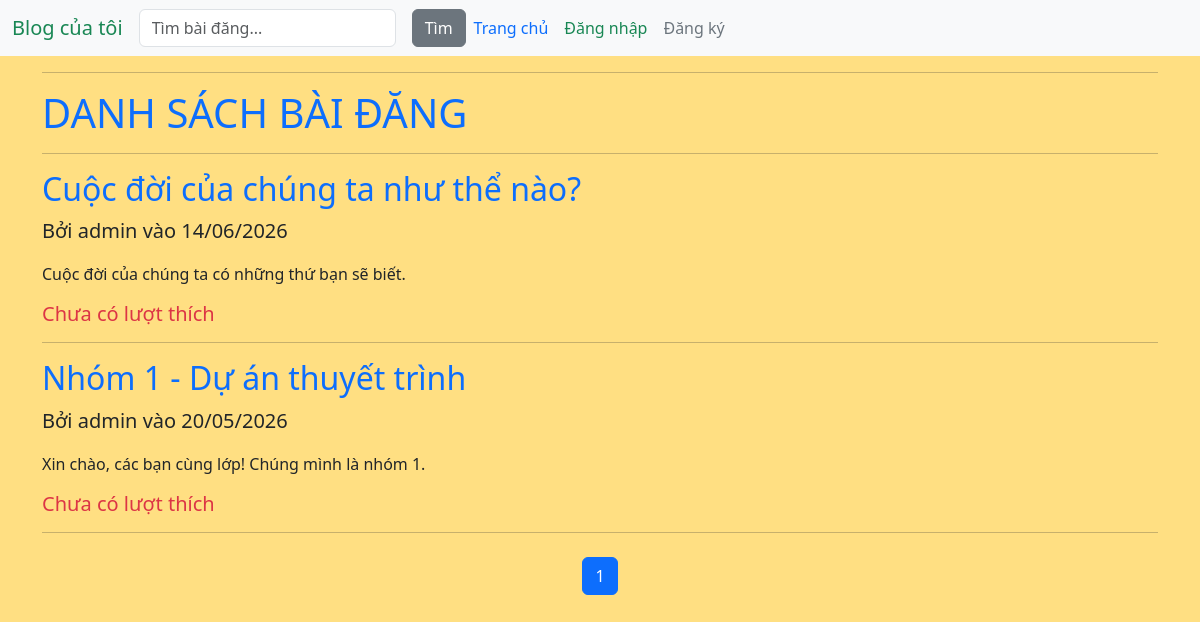
The app's page /, older data.
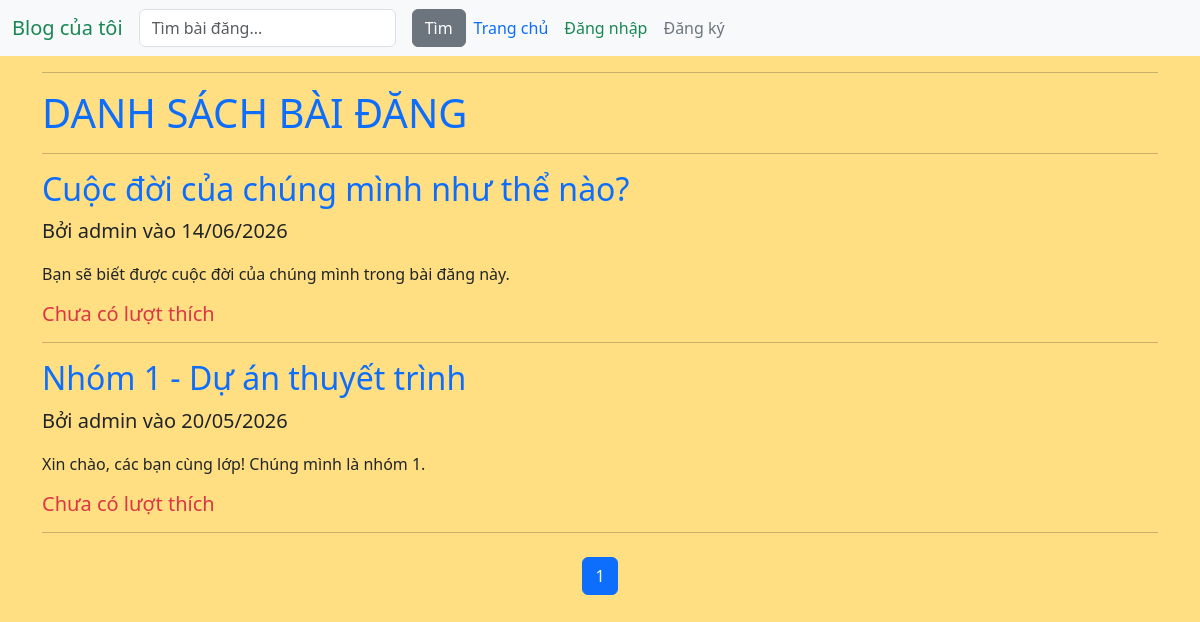
The same page, newer data.
### blog/models.py (models this page shows, shortened)
class Post(models.Model):
    title = models.CharField(max_length=200)
    likes = models.ManyToManyField(User, related_name='blog_posts', blank=True)
    content = models.TextField()
    created_at = models.DateTimeField(auto_now_add=True)
    updated_at = models.DateTimeField(auto_now=True)
    author = models.ForeignKey(User, on_delete=models.CASCADE, default=1)
    def total_likes(self):
        return self.likes.count()

### blog/views.py (the view)
# urls.py: path("",PostListView.as_view(),name="post_list"),
class PostListView(ListView):
    model = Post
    template_name = "post_list.html"
    context_object_name = "posts"
    ordering = ["-created_at"]
    paginate_by = 3
    def get_queryset(self):
        query = self.request.GET.get('q')
        if query:
            return Post.objects.filter(
                Q(title__icontains=query) | Q(content__icontains=query)
            ).order_by("-created_at")
        return Post.objects.all().order_by("-created_at")

### blog/templates/post_list.html (shortened to what this page needs)
<!DOCTYPE html>
<html lang="vi">
<head>
</head>
{% extends "base.html" %}
{% block content %}
    <hr>
    <h1 class="text-uppercase text-primary">Danh sách bài đăng</h1>
    <hr>
    {% for post in posts %}
    <article>
        <h2><a href="{% url 'post-detail' post.pk %}" class="text-decoration-none link-primary">{{ post.title }}</a></h2>
        <p class="fs-5">Bởi {{ post.author.username }} vào {{ post.created_at|date:"d/m/Y" }}</p>
        <p>{{ post.content|truncatewords:30 }}</p>
        {% if post.total_likes == 0 %}
            <h5 class="text-danger">Chưa có lượt thích</h5>
        {% else %}
            <h5 class="text-success">{{ post.total_likes }} lượt thích</h5>
        {% endif %}
        <hr>
    </article>
    {% empty %}
        <h3 class="text-danger">Chưa có bài đăng nào.</h3>
        <p class="text-muted">Để thêm bài đăng mới, bấm chuột vào nút "Thêm bài mới".</p>
        <a href="{% url 'post-create' %}" class="btn btn-success">Thêm bài mới</a>
    {% endfor %}
    <nav aria-label="Page navigation" class="mt-4">
        <ul class="pagination justify-content-center">
            {% for num in page_obj.paginator.page_range %}
                {% if page_obj.number == num %}
                    <li class="page-item active"><span class="page-link">{{ num }}</span></li>
                {% elif num > page_obj.number|add:'-3' and num < page_obj.number|add:'3' %}
                    <li class="page-item">
                        <a class="page-link" href="?page={{ num }}{% if request.GET.q %}&q={{ request.GET.q }}{% endif %}">{{ num }}</a>
                    </li>
                {% endif %}
        {% endfor %}
        </ul>
    </nav>
{% endblock %}

Row changes from the older to the newer data that the page shows:
changed Post: title "Cuộc đời của chúng ta như thể nào?" → "Cuộc đời của chúng mình như thể nào?"; content "Cuộc đời của chúng ta có những thứ bạn sẽ biết." → "Bạn sẽ biết được cuộc đời của chúng mình trong bài đăng này."
